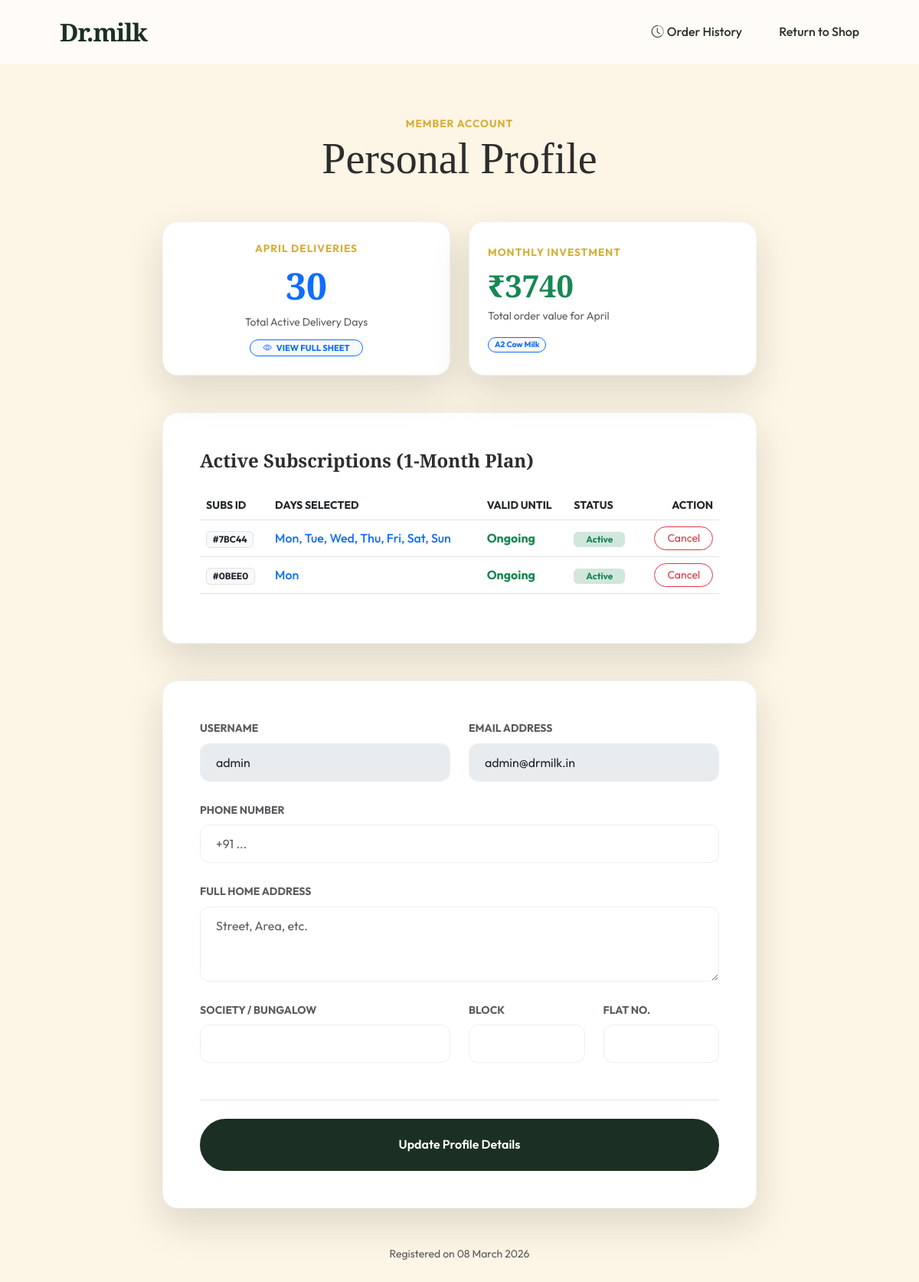
The app's page /profile (signed in) with its own data.
### models.py (models this page shows, shortened)
class Product(db.Model):
    id = db.Column(db.Integer, primary_key=True)
    name = db.Column(db.String(100), nullable=False)
    description = db.Column(db.Text)
    image = db.Column(db.String(255))
    category = db.Column(db.String(50), index=True)
    benefits = db.Column(db.JSON)
    variants = db.relationship('ProductVariant', backref='product', lazy=True)

class Order(db.Model):
    id = db.Column(db.Integer, primary_key=True)
    user_id = db.Column(db.Integer, db.ForeignKey('user.id'), nullable=False, index=True)
    user = db.relationship('User', backref=db.backref('orders', lazy=True))
    total_amount = db.Column(db.Float, nullable=False)
    total_liters = db.Column(db.Float, default=0.0)
    status = db.Column(db.String(20), default='Pending', index=True)
    delivery_time = db.Column(db.String(20)) # 'Morning', 'Evening'
    delivery_days = db.Column(db.JSON) # ['Monday', 'Tuesday'...]
    is_subscription = db.Column(db.Boolean, default=False)
    subscription_end = db.Column(db.DateTime, nullable=True)
    created_at = db.Column(db.DateTime, default=ist_now, index=True)
    order_id = db.Column(db.String(50), unique=True, index=True)
    items = db.relationship('OrderItem', backref='order', lazy=True)

class User(UserMixin, db.Model):
    id = db.Column(db.Integer, primary_key=True)
    username = db.Column(db.String(80), unique=True, nullable=False, index=True)
    email = db.Column(db.String(120), unique=True, nullable=True)
    password_hash = db.Column(db.String(128))
    role = db.Column(db.String(20), default='customer') # 'admin' or 'customer'
    phone = db.Column(db.String(15))
    address = db.Column(db.Text)
    society = db.Column(db.String(100))
    block = db.Column(db.String(50))
    flat_number = db.Column(db.String(50))
    is_active = db.Column(db.Boolean, default=True)
    created_at = db.Column(db.DateTime, default=ist_now, index=True)

### routes/user_routes.py (the view, shortened to what this page needs)
@user_bp.route('/profile', methods=['GET', 'POST'])
@login_required
def profile():
    from models import ist_now
    now = ist_now()
    month_name = now.strftime('%B')
    year = now.year
    month = now.month
    active_orders = Order.query.filter(
        Order.user_id == current_user.id,
        Order.status != 'Cancelled'
    ).all()
    import calendar
    num_days = calendar.monthrange(year, month)[1]
    month_sheet = []
    delivery_days_count = 0
    unique_products = set()
    total_month_spent = 0.0
    for day_num in range(1, num_days + 1):
        date_obj = datetime(year, month, day_num)
        day_name = date_obj.strftime('%a') # Mon, Tue...
        day_deliveries = []
        for order in active_orders:
            if order.delivery_days and day_name in order.delivery_days:
                for item in order.items:
                    day_deliveries.append({
                        'product': item.product.name if item.product else "Unknown",
                        'size': item.size,
                        'quantity': item.quantity,
                        'amount': item.price * item.quantity
                    })
                    unique_products.add(item.product.name if item.product else "Unknown")
                    total_month_spent += (item.price * item.quantity)
        if day_deliveries:
            delivery_days_count += 1
            month_sheet.append({
                'date': date_obj.strftime('%d %b'),
                'day': date_obj.strftime('%A'),
                'deliveries': day_deliveries,
                'is_past': date_obj.date() < now.date(),
                'is_today': date_obj.date() == now.date()
            })
    stats = {
        'month_name': month_name,
        'total_delivery_days': delivery_days_count,
        'ordered_products': list(unique_products),
        'total_spent': total_month_spent,
        'month_sheet': month_sheet,
        'active_subscriptions': active_orders
    }
    return render_template('profile.html', user=current_user, stats=stats)

### models.py (called while the page is built)
def ist_now():
    return datetime.utcnow() + timedelta(hours=5, minutes=30)

### routes/user_routes.py (called while the page is built)
@login_manager.user_loader
def load_user(user_id):
    return User.query.get(int(user_id))

### templates/profile.html (shortened to what this page needs)
<!DOCTYPE html>
<html lang="en">
<head>
    <link href="https://cdn.jsdelivr.net/npm/bootstrap@5.3.0/dist/css/bootstrap.min.css" rel="stylesheet">
    <link rel="stylesheet" href="https://cdn.jsdelivr.net/npm/bootstrap-icons@1.11.0/font/bootstrap-icons.css">
    <link rel="stylesheet" href="{{ url_for('static', filename='css/style.css') }}">
</head>
<body class="bg-cream">
    <nav class="navbar navbar-expand-lg sticky-top">
        <div class="container px-5">
            <a class="brand-logo" href="/">Dr.milk</a>
            <div class="ms-auto d-flex align-items-center gap-3">
                <a href="/orders" class="nav-link"><i class="bi bi-clock-history me-1"></i>Order History</a>
                <a href="/" class="nav-link">Return to Shop</a>
            </div>
        </div>
    </nav>
    <div class="container profile-container">
        <div class="text-center mb-5">
            <span class="product-category">Member Account</span>
            <h1 class="display-4">Personal Profile</h1>
        </div>
        <div class="row g-4 mb-5">
            <div class="col-md-6">
                <div class="form-glass h-100 d-flex flex-column align-items-center justify-content-center text-center py-4 clickable-card"
                    data-bs-toggle="modal" data-bs-target="#monthSheetModal"
                    style="cursor: pointer; transition: transform 0.2s;">
                    <span class="product-category mb-2">{{ stats.month_name }} Deliveries</span>
                    <h2 class="display-5 fw-bold text-primary">{{ stats.total_delivery_days }}</h2>
                    <p class="text-muted small mb-0">Total Active Delivery Days</p>
                    <div class="mt-2 text-center">
                        <span class="badge rounded-pill bg-light text-primary border border-primary px-3 py-1 fw-bold"
                            style="font-size: 0.7rem;">
                            <i class="bi bi-eye me-1"></i> VIEW FULL SHEET
                        </span>
                    </div>
                </div>
            </div>
            <div class="col-md-6">
                <div class="form-glass h-100 py-4 px-4 d-flex flex-column justify-content-center">
                    <span class="product-category mb-2 d-block">Monthly Investment</span>
                    <h2 class="display-6 fw-bold text-success mb-1">₹{{ stats.total_spent|int }}</h2>
                    <p class="text-muted small mb-0">Total order value for {{ stats.month_name }}</p>
                    <div class="mt-3 d-flex flex-wrap gap-2">
                        {% for product in stats.ordered_products %}
                        <span class="badge rounded-pill bg-light text-primary border border-primary px-2 py-1 small"
                            style="font-size: 0.65rem;">{{ product }}</span>
                        {% endfor %}
                    </div>
                </div>
            </div>
        </div>
        {% if stats.active_subscriptions %}
        <div class="form-glass mb-5">
            <h4 class="mb-4">Active Subscriptions (1-Month Plan)</h4>
            <div class="table-responsive">
                <table class="table align-middle">
                    <thead>
                        <tr class="text-muted small text-uppercase">
                            <th>Subs ID</th>
                            <th>Days Selected</th>
                            <th>Valid Until</th>
                            <th>Status</th>
                            <th class="text-end">Action</th>
                        </tr>
                    </thead>
                    <tbody>
                        {% for sub in stats.active_subscriptions %}
                        <tr>
                            <td><span class="badge bg-light text-dark border">#{{ sub.order_id[-5:] }}</span></td>
                            <td class="text-primary fw-medium">{{ sub.delivery_days|join(', ') }}</td>
                            <td class="text-success fw-bold">{{ sub.subscription_end.strftime('%d %b %Y') if sub.subscription_end else 'Ongoing' }}</td>
                            <td><span class="badge bg-success-subtle text-success px-3">Active</span></td>
                            <td class="text-end">
                                <form action="{{ url_for('user.cancel_subscription', order_id=sub.id) }}" method="POST" onsubmit="return confirm('Are you sure you want to cancel this subscription? Your deliveries will stop immediately.');">
                                    <button type="submit" class="btn btn-sm btn-outline-danger px-3 rounded-pill">Cancel</button>
                                </form>
                            </td>
                        </tr>
                        {% endfor %}
                    </tbody>
                </table>
            </div>
        </div>
        {% endif %}
        <div class="form-glass">
            <form method="POST">
                <div class="row g-4">
                    <div class="col-md-6">
                        <label class="form-label small fw-bold text-muted text-uppercase">Username</label>
                        <input type="text" class="form-control input-premium" value="{{ user.username }}" disabled>
                    </div>
                    <div class="col-md-6">
                        <label class="form-label small fw-bold text-muted text-uppercase">Email Address</label>
                        <input type="email" class="form-control input-premium" value="{{ user.email or '' }}" disabled>
                    </div>
                    <div class="col-md-12">
                        <label class="form-label small fw-bold text-muted text-uppercase">Phone Number</label>
                        <input type="text" name="phone" class="form-control input-premium"
                            value="{{ user.phone or '' }}" placeholder="+91 ...">
                    </div>
                    <div class="col-md-12">
                        <label class="form-label small fw-bold text-muted text-uppercase">Full Home Address</label>
                        <textarea name="address" class="form-control input-premium" rows="3"
                            placeholder="Street, Area, etc.">{{ user.address or '' }}</textarea>
                    </div>
                    <div class="col-md-6">
                        <label class="form-label small fw-bold text-muted text-uppercase">Society / Bungalow</label>
                        <input type="text" name="society" class="form-control input-premium"
                            value="{{ user.society or '' }}">
                    </div>
                    <div class="col-md-3">
                        <label class="form-label small fw-bold text-muted text-uppercase">Block</label>
                        <input type="text" name="block" class="form-control input-premium"
                            value="{{ user.block or '' }}">
                    </div>
                    <div class="col-md-3">
                        <label class="form-label small fw-bold text-muted text-uppercase">Flat No.</label>
                        <input type="text" name="flat_number" class="form-control input-premium"
                            value="{{ user.flat_number or '' }}">
                    </div>
                </div>
                <div class="mt-5 pt-4 border-top">
                    <button type="submit" class="btn-premium w-100">Update Profile Details</button>
                </div>
            </form>
        </div>
        <div class="text-center mt-5">
            <p class="text-muted small">Registered on {{ user.created_at.strftime('%d %B %Y') }}</p>
        </div>
    </div>
</body>
</html>

### static/css/style.css (style rules this page uses)
:root { --primary: #1B3022; --primary-light: #2C4A36; --accent: #D4AF37; --cream: #FDF5E6; --white: #FFFFFF; --text-main: #2D2D2D; --text-muted: #6B7280; --glass-bg: rgba(255, 255, 255, 0.7); --glass-border: rgba(255, 255, 255, 0.3); --border-radius-lg: 24px; --border-radius-sm: 12px; --shadow-soft: 0 10px 30px rgba(0, 0, 0, 0.05); --shadow-premium: 0 20px 50px rgba(27, 48, 34, 0.15); --transition-smooth: all 0.4s cubic-bezier(0.165, 0.84, 0.44, 1); }
* { margin: 0; padding: 0; box-sizing: border-box; }
body { font-family: 'Outfit', sans-serif; color: var(--text-main); background-color: var(--white); line-height: 1.6; overflow-x: hidden; }
h1, h2, h3, h4, .brand-logo { font-family: 'Playfair Display', serif; font-weight: 700; }
.bg-cream { background-color: var(--cream); }
.navbar { background: var(--glass-bg); backdrop-filter: blur(15px); -webkit-backdrop-filter: blur(15px); border-bottom: 1px solid var(--glass-border); transition: var(--transition-smooth); padding: 1rem 0; }
.brand-logo { font-size: 2rem; color: var(--primary); text-decoration: none; letter-spacing: -1px; }
.nav-link { font-weight: 500; color: var(--text-main); margin-left: 2rem; position: relative; padding: 0.5rem 0; }
.nav-link::after { content: ''; position: absolute; bottom: 0; left: 0; width: 0; height: 2px; background: var(--accent); transition: var(--transition-smooth); }
.btn-premium { background: var(--primary); color: var(--white); padding: 1.2rem 3rem; border-radius: 100px; font-weight: 600; text-decoration: none; display: inline-block; transition: var(--transition-smooth); border: 2px solid var(--primary); cursor: pointer; }
.product-category { font-size: 0.85rem; color: var(--accent); text-transform: uppercase; font-weight: 700; margin-bottom: 0.5rem; letter-spacing: 1px; }

### templates/profile.html (style rules this page uses)
.profile-container { max-width: 800px; margin: 4rem auto; }
.form-glass { background: white; border-radius: 20px; padding: 3rem; box-shadow: var(--shadow-premium); border: 1px solid rgba(0, 0, 0, 0.05); }
.input-premium { border: 1px solid #eee; padding: 12px 20px; border-radius: 12px; transition: all 0.3s; }

### records on screen
Product: name "A2 Cow Milk"
Order: order_id "7BC44", delivery_days "Mon, Tue, Wed, Thu, Fri, Sat, Sun", subscription_end "Ongoing"
Order: order_id "0BEE0", delivery_days "Mon", subscription_end "Ongoing"
User: username "admin", email "admin@drmilk.in", created_at "08 March 2026"

### other values on screen
{{ stats.month_name }} "APRIL"
{{ stats.total_delivery_days }} "30"
{{ stats.total_spent|int }} "3740"
{{ stats.month_name }} "April"
